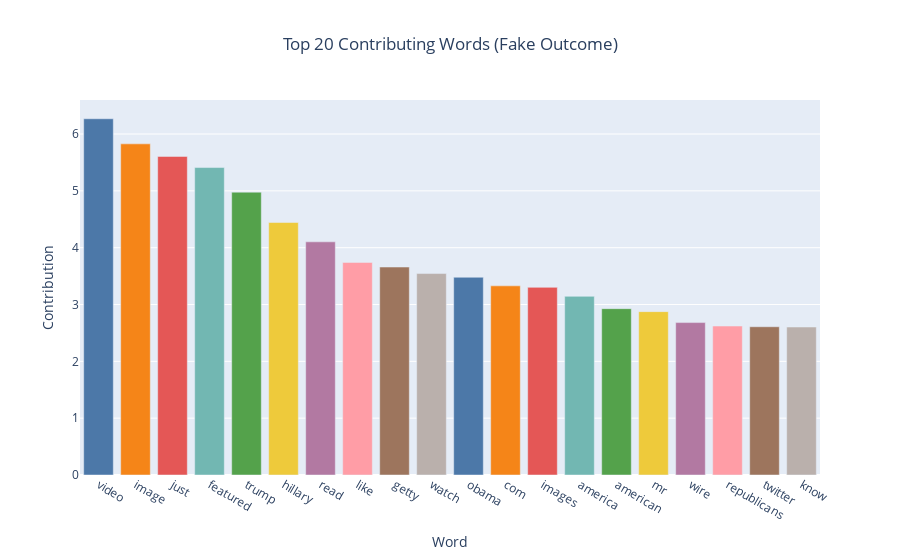

Source (notebook cell):
### Code cell
r_c_bar = px.bar(real_cont,x = "Word", y = "Contribution", title = "Top 20 Contributing Words (Real Outcome)",color = "Word",color_discrete_sequence=px.colors.qualitative.T10,width =900)
f_c_bar.update_layout(showlegend=False,
    title = {
        "x":0.5
    }
)

### Figure 1 — Plotly figure (JSON) as saved in the notebook; plotly's stock layout.template omitted (floating-point values rounded to 4 significant figures)
{"data": [{"alignmentgroup": "True", "hovertemplate": "Word=%{x}<br>Contribution=%{y}<extra></extra>", "legendgroup": "video", "marker": {"color": "#4C78A8", "pattern": {"shape": ""}}, "name": "video", "offsetgroup": "video", "orientation": "v", "showlegend": true, "textposition": "auto", "type": "bar", "x": ["video"], "xaxis": "x", "y": [6.269], "yaxis": "y"}, {"alignmentgroup": "True", "hovertemplate": "Word=%{x}<br>Contribution=%{y}<extra></extra>", "legendgroup": "image", "marker": {"color": "#F58518", "pattern": {"shape": ""}}, "name": "image", "offsetgroup": "image", "orientation": "v", "showlegend": true, "textposition": "auto", "type": "bar", "x": ["image"], "xaxis": "x", "y": [5.827], "yaxis": "y"}, {"alignmentgroup": "True", "hovertemplate": "Word=%{x}<br>Contribution=%{y}<extra></extra>", "legendgroup": "just", "marker": {"color": "#E45756", "pattern": {"shape": ""}}, "name": "just", "offsetgroup": "just", "orientation": "v", "showlegend": true, "textposition": "auto", "type": "bar", "x": ["just"], "xaxis": "x", "y": [5.606], "yaxis": "y"}, {"alignmentgroup": "True", "hovertemplate": "Word=%{x}<br>Contribution=%{y}<extra></extra>", "legendgroup": "featured", "marker": {"color": "#72B7B2", "pattern": {"shape": ""}}, "name": "featured", "offsetgroup": "featured", "orientation": "v", "showlegend": true, "textposition": "auto", "type": "bar", "x": ["featured"], "xaxis": "x", "y": [5.41], "yaxis": "y"}, {"alignmentgroup": "True", "hovertemplate": "Word=%{x}<br>Contribution=%{y}<extra></extra>", "legendgroup": "trump", "marker": {"color": "#54A24B", "pattern": {"shape": ""}}, "name": "trump", "offsetgroup": "trump", "orientation": "v", "showlegend": true, "textposition": "auto", "type": "bar", "x": ["trump"], "xaxis": "x", "y": [4.977], "yaxis": "y"}, {"alignmentgroup": "True", "hovertemplate": "Word=%{x}<br>Contribution=%{y}<extra></extra>", "legendgroup": "hillary", "marker": {"color": "#EECA3B", "pattern": {"shape": ""}}, "name": "hillary", "offsetgroup": "hillary", "orientation": "v", "showlegend": true, "textposition": "auto", "type": "bar", "x": ["hillary"], "xaxis": "x", "y": [4.443], "yaxis": "y"}, {"alignmentgroup": "True", "hovertemplate": "Word=%{x}<br>Contribution=%{y}<extra></extra>", "legendgroup": "read", "marker": {"color": "#B279A2", "pattern": {"shape": ""}}, "name": "read", "offsetgroup": "read", "orientation": "v", "showlegend": true, "textposition": "auto", "type": "bar", "x": ["read"], "xaxis": "x", "y": [4.103], "yaxis": "y"}, {"alignmentgroup": "True", "hovertemplate": "Word=%{x}<br>Contribution=%{y}<extra></extra>", "legendgroup": "like", "marker": {"color": "#FF9DA6", "pattern": {"shape": ""}}, "name": "like", "offsetgroup": "like", "orientation": "v", "showlegend": true, "textposition": "auto", "type": "bar", "x": ["like"], "xaxis": "x", "y": [3.741], "yaxis": "y"}, {"alignmentgroup": "True", "hovertemplate": "Word=%{x}<br>Contribution=%{y}<extra></extra>", "legendgroup": "getty", "marker": {"color": "#9D755D", "pattern": {"shape": ""}}, "name": "getty", "offsetgroup": "getty", "orientation": "v", "showlegend": true, "textposition": "auto", "type": "bar", "x": ["getty"], "xaxis": "x", "y": [3.659], "yaxis": "y"}, {"alignmentgroup": "True", "hovertemplate": "Word=%{x}<br>Contribution=%{y}<extra></extra>", "legendgroup": "watch", "marker": {"color": "#BAB0AC", "pattern": {"shape": ""}}, "name": "watch", "offsetgroup": "watch", "orientation": "v", "showlegend": true, "textposition": "auto", "type": "bar", "x": ["watch"], "xaxis": "x", "y": [3.545], "yaxis": "y"}, {"alignmentgroup": "True", "hovertemplate": "Word=%{x}<br>Contribution=%{y}<extra></extra>", "legendgroup": "obama", "marker": {"color": "#4C78A8", "pattern": {"shape": ""}}, "name": "obama", "offsetgroup": "obama", "orientation": "v", "showlegend": true, "textposition": "auto", "type": "bar", "x": ["obama"], "xaxis": "x", "y": [3.48], "yaxis": "y"}, {"alignmentgroup": "True", "hovertemplate": "Word=%{x}<br>Contribution=%{y}<extra></extra>", "legendgroup": "com", "marker": {"color": "#F58518", "pattern": {"shape": ""}}, "name": "com", "offsetgroup": "com", "orientation": "v", "showlegend": true, "textposition": "auto", "type": "bar", "x": ["com"], "xaxis": "x", "y": [3.329], "yaxis": "y"}, {"alignmentgroup": "True", "hovertemplate": "Word=%{x}<br>Contribution=%{y}<extra></extra>", "legendgroup": "images", "marker": {"color": "#E45756", "pattern": {"shape": ""}}, "name": "images", "offsetgroup": "images", "orientation": "v", "showlegend": true, "textposition": "auto", "type": "bar", "x": ["images"], "xaxis": "x", "y": [3.302], "yaxis": "y"}, {"alignmentgroup": "True", "hovertemplate": "Word=%{x}<br>Contribution=%{y}<extra></extra>", "legendgroup": "america", "marker": {"color": "#72B7B2", "pattern": {"shape": ""}}, "name": "america", "offsetgroup": "america", "orientation": "v", "showlegend": true, "textposition": "auto", "type": "bar", "x": ["america"], "xaxis": "x", "y": [3.144], "yaxis": "y"}, {"alignmentgroup": "True", "hovertemplate": "Word=%{x}<br>Contribution=%{y}<extra></extra>", "legendgroup": "american", "marker": {"color": "#54A24B", "pattern": {"shape": ""}}, "name": "american", "offsetgroup": "american", "orientation": "v", "showlegend": true, "textposition": "auto", "type": "bar", "x": ["american"], "xaxis": "x", "y": [2.927], "yaxis": "y"}, {"alignmentgroup": "True", "hovertemplate": "Word=%{x}<br>Contribution=%{y}<extra></extra>", "legendgroup": "mr", "marker": {"color": "#EECA3B", "pattern": {"shape": ""}}, "name": "mr", "offsetgroup": "mr", "orientation": "v", "showlegend": true, "textposition": "auto", "type": "bar", "x": ["mr"], "xaxis": "x", "y": [2.875], "yaxis": "y"}, {"alignmentgroup": "True", "hovertemplate": "Word=%{x}<br>Contribution=%{y}<extra></extra>", "legendgroup": "wire", "marker": {"color": "#B279A2", "pattern": {"shape": ""}}, "name": "wire", "offsetgroup": "wire", "orientation": "v", "showlegend": true, "textposition": "auto", "type": "bar", "x": ["wire"], "xaxis": "x", "y": [2.682], "yaxis": "y"}, {"alignmentgroup": "True", "hovertemplate": "Word=%{x}<br>Contribution=%{y}<extra></extra>", "legendgroup": "republicans", "marker": {"color": "#FF9DA6", "pattern": {"shape": ""}}, "name": "republicans", "offsetgroup": "republicans", "orientation": "v", "showlegend": true, "textposition": "auto", "type": "bar", "x": ["republicans"], "xaxis": "x", "y": [2.621], "yaxis": "y"}, {"alignmentgroup": "True", "hovertemplate": "Word=%{x}<br>Contribution=%{y}<extra></extra>", "legendgroup": "twitter", "marker": {"color": "#9D755D", "pattern": {"shape": ""}}, "name": "twitter", "offsetgroup": "twitter", "orientation": "v", "showlegend": true, "textposition": "auto", "type": "bar", "x": ["twitter"], "xaxis": "x", "y": [2.609], "yaxis": "y"}, {"alignmentgroup": "True", "hovertemplate": "Word=%{x}<br>Contribution=%{y}<extra></extra>", "legendgroup": "know", "marker": {"color": "#BAB0AC", "pattern": {"shape": ""}}, "name": "know", "offsetgroup": "know", "orientation": "v", "showlegend": true, "textposition": "auto", "type": "bar", "x": ["know"], "xaxis": "x", "y": [2.604], "yaxis": "y"}], "layout": {"barmode": "relative", "legend": {"title": {"text": "Word"}, "tracegroupgap": 0}, "showlegend": false, "title": {"text": "Top 20 Contributing Words (Fake Outcome)", "x": 0.5}, "width": 900, "xaxis": {"anchor": "y", "categoryarray": ["video", "image", "just", "featured", "trump", "hillary", "read", "like", "getty", "watch", "obama", "com", "images", "america", "american", "mr", "wire", "republicans", "twitter", "know"], "categoryorder": "array", "domain": [0, 1], "title": {"text": "Word"}}, "yaxis": {"anchor": "x", "domain": [0, 1], "title": {"text": "Contribution"}}}}
